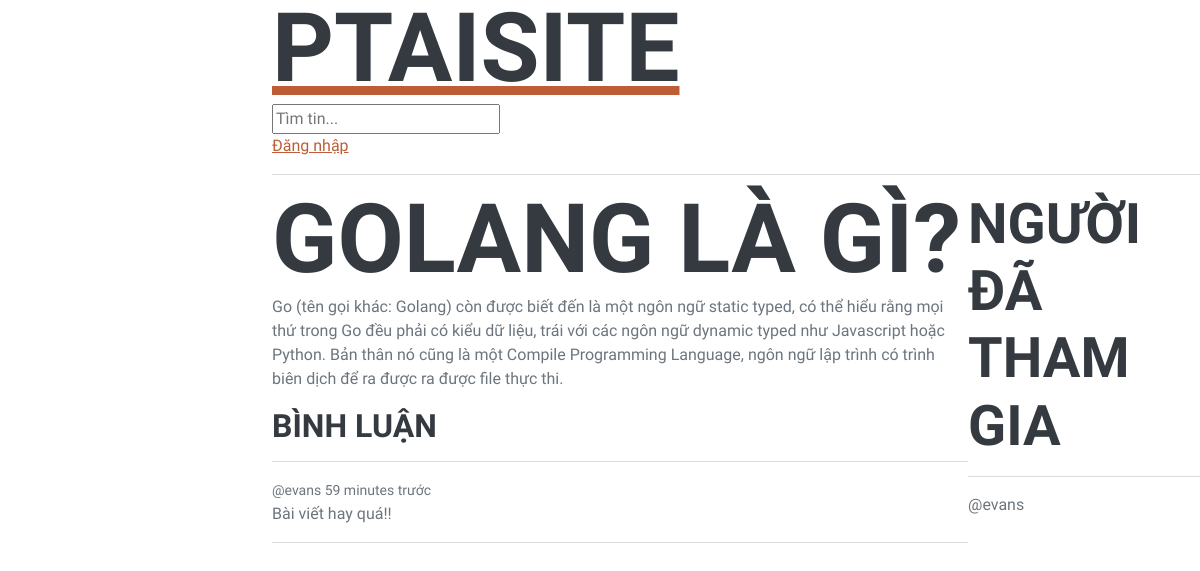
The app's page /room/16/ with its own data.
### base/models.py (models this page shows, shortened)
class Room (models.Model):
    name = models.CharField(max_length=200)
    host = models.ForeignKey(User, on_delete=models.SET_NULL, null=True)
    topic = models.ForeignKey(Topic, on_delete=models.SET_NULL, null=True)
    description = models.TextField(null=True, blank=True)
    updated = models.DateTimeField(auto_now = True)
    created = models.DateTimeField(auto_now_add=True)
    paticipants = models.ManyToManyField(User, related_name='paticipants', blank=True)
    class Meta:
        ordering = ['-updated', '-created']

class Message(models.Model):
    user = models.ForeignKey(User, on_delete=models.CASCADE)
    room = models.ForeignKey(Room, on_delete=models.CASCADE)
    body = models.TextField()
    updated = models.DateTimeField(auto_now = True)
    created = models.DateTimeField(auto_now_add=True)

### base/views.py (the view, shortened to what this page needs)
# urls.py: path('room/<str:pk>/', views.room, name="room") ,
def room(request, pk):
    room = Room.objects.get(id=pk)
    room_messages = room.message_set.all().order_by('-created')
    paticipants = room.paticipants.all()
    context = {'room': room, 'room_messages': room_messages, 'paticipants': paticipants}
    return render(request, 'base/room.html', context)

### base/templates/base/room.html (shortened to what this page needs)
{% extends 'main.html'%}
{% block content%}
<div class="room-container">
    <div>
        <h1> {{ room.name }} </h1>
        <p>{{room.description}}</p>
        <div class="comment-wrapper">
            <h3>Bình luận</h3>
            <hr>
            {% for message in room_messages%}
                <div>
                    <small>@{{message.user}} {{message.created|timesince}} trước</small>
                    <p>{{message.body}}</p>
                    <hr>
                </div>
            {% endfor%}
        </div>
    </div>
    <div>
        <h2>Người đã tham gia</h2>
        <hr>
        {% for user in paticipants%}
        <div>
            <p>@{{user.username}}</p>
        </div>
        {% endfor %}
    </div>
</div>
{% endblock content%}

### base/templates/base/room.html (style rules this page uses)
.room-container { display: grid; grid-template-columns: 3fr 1fr; }

### records on screen
Room: name "GOLANG LÀ GÌ?", description "Go (tên gọi khác: Golang) còn được biết đến là một ngôn ngữ static typed, có thể hiểu rằng mọi thứ trong Go đều phải có kiểu dữ liệu, trái với các ngôn ngữ dynamic typed như Javascript hoặc Python. Bản thân nó cũng là một Compile Programming Language, ngôn ngữ lập trình có trình biên dịch để ra được ra được file thực thi."
Message: user "evans", created "59 minutes", body "Bài viết hay quá!!"

### other values on screen
{{ user.username }} "evans"
